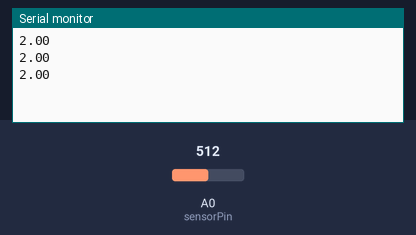
Simulated run of this sketch. Board: Arduino Uno, built with avr-gcc and run on an emulated ATmega328P. On the bench: the last lines printed to the serial monitor. The test bench sets the inputs (shaded band); at power-on: A0 (sensorPin) = 512.

Above: at 1.2 s.
1.3 s: A0 (sensorPin) set to 716
At 1.86 s:
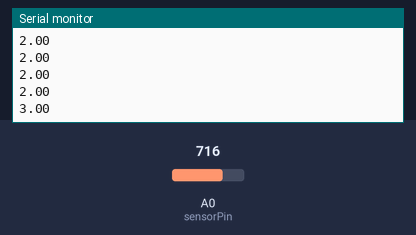
2.8 s: A0 (sensorPin) set to 900
At 3.06 s:
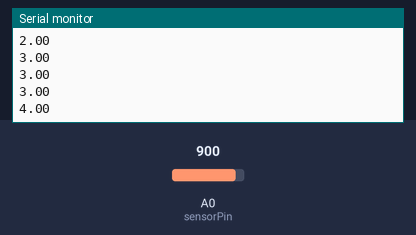
Timing chart, 0 to 5.8 s (numbered marks = the images above; inputs shaded):
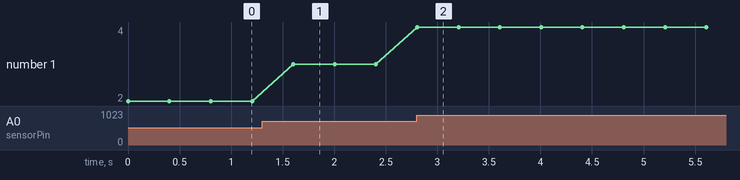

The sketch:

BatteryChargeIndicatorRGB.ino
```cpp
/*
 Name:		BatteryChargeIndicatorRGB.ino
 Created:	1/10/2023 9:12:08 AM
 Author:	Imami Joel Betofe
*/

#include "ArduinoC.h"
Setting Setting_main;
// the setup function runs once when you press reset or power the board
void setup() {

	Serial.begin(115200);
	Setting_main.init();


}

// the loop function runs over and over again until power down or reset
void loop() {
	Setting_main.run();
}
```

ArduinoC.cpp
```cpp
//
//
//

#include "ArduinoC.h"

void Setting::init() {


	// kalman variables
	varVolt = 1.12184278324081E-05;  // variance determined using excel and reading samples of raw sensor data
	varProcess = 1e-8;
	Pc = 0.0;
	G = 0.0;
	P = 1.0;
	Xp = 0.0;
	Zp = 0.0;
	Xe = voltage;
	sensorVal = analogRead(sensorPin);     // read the value on AnalogIn pin 0 and store it in a variable
	voltage = (((sensorVal * 5) / 1023));


}
void Setting::run() {
	// Measures the value of the potentiometer
	int sensorVal = analogRead(sensorPin);     // read the value on AnalogIn pin 0 and store it in a variable
	float voltage = (((sensorVal * 5) / 1023));  // convert the ADC reading to voltage

	// Serial.println(voltage);

	  // kalman process
	Pc = P + varProcess; //Predict the next variance
	G = Pc / (Pc + varVolt);    // Computer the kalman gain
	P = (1 - G) * Pc; // Update variance estimation
	Xp = Xe; // Predict the next state
	Zp = Xp; // Predict the next state
	Xe = G * (voltage - Zp) + Xp;   // Update the Kalman state estimation
	z = map(Xe, 0, 5, 0, 100);
	Serial.println(voltage);
	delay(200);


	if (z >= 70 && z <= 100) {
		digitalWrite(LedOneRPin, HIGH);
		digitalWrite(LedTwoRPin, HIGH);
		digitalWrite(LedThreeRPin, HIGH);

		//digitalWrite(LedOneBPin, LOW);
		//digitalWrite(LedTwoBPin, LOW);
		//digitalWrite(LedThreeBPin, LOW);

		//digitalWrite(LedOneGPin, LOW);
		//digitalWrite(LedTwoGPin, LOW);
		//digitalWrite(LedThreeGPin, LOW);
		delay(200);
	}

	else if (z >= 50 && z < 70) {
		digitalWrite(LedOneGPin, HIGH);
		digitalWrite(LedTwoGPin, HIGH);
		digitalWrite(LedThreeGPin, HIGH);

	/*	digitalWrite(LedOneRPin, LOW);
		digitalWrite(LedTwoRPin, LOW);
		digitalWrite(LedThreeRPin, LOW);

		digitalWrite(LedOneBPin, LOW);
		digitalWrite(LedTwoBPin, LOW);
		digitalWrite(LedThreeBPin, LOW);*/
		delay(200);

	}
	else if (z >= 0 && z < 50) {
		digitalWrite(LedOneBPin, HIGH);
		digitalWrite(LedTwoBPin, HIGH);
		digitalWrite(LedThreeBPin, HIGH);

		//digitalWrite(LedOneRPin, LOW);
		//digitalWrite(LedTwoRPin, LOW);
		//digitalWrite(LedThreeRPin, LOW);

		//digitalWrite(LedOneGPin, LOW);
		//digitalWrite(LedTwoGPin, LOW);
		//digitalWrite(LedThreeGPin, LOW);
		delay(200);
	}


}
```

ArduinoC.h
```cpp
// ArduinoC.h
#pragma once

#include <Arduino.h>
#include <EEPROM.h>
#define EEPROM_SIZE 1

class Setting {
private:
	const int sensorPin = A0;
	const int LedOneRPin = 3;
	const int LedOneGPin = 4;
	const int LedOneBPin = 5;

	const int LedTwoRPin = 6;
	const int LedTwoGPin = 7;
	const int LedTwoBPin = 8;

	const int LedThreeRPin = 10;
	const int LedThreeGPin = 11;
	const int LedThreeBPin = 12;

	float varVolt; // variance determined using excel and reading samples of raw sensor data
	float varProcess; //variance Process
	float Pc; // Next variance predictor
	float G; // Kalman Gain
	float P; // update variance estimator
	float Xp; // Next state predictor
	float Zp; // Next state predictor
	float Xe; // Kalman Estimator
	float voltage;
	int sensorVal;


	int z; //voltage in percentage
public:
	void init();
	void run();
};
```

Measured:
- after the input at 1.3 s, the serial monitor: prints a new line after 0.30 s (image 1)
- after the input at 2.8 s, the serial monitor: prints a new line at once (image 2)
- plotted number 1: 2 → 3 after the input at 1.3 s, 3 → 4 after the input at 2.8 s
